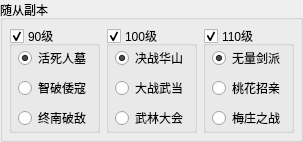
                  <widget class="QGroupBox" name="groupBox_16">
                   <property name="geometry">
                    <rect>
                     <x>349</x>
                     <y>2</y>
                     <width>291</width>
                     <height>131</height>
                    </rect>
                   </property>
                   <property name="title">
                    <string>随从副本</string>
                   </property>
                   <layout class="QHBoxLayout" name="horizontalLayout_4">
                    <property name="spacing">
                     <number>6</number>
                    </property>
                    <property name="leftMargin">
                     <number>6</number>
                    </property>
                    <property name="topMargin">
                     <number>6</number>
                    </property>
                    <property name="rightMargin">
                     <number>6</number>
                    </property>
                    <property name="bottomMargin">
                     <number>6</number>
                    </property>
                    <item>
                     <widget class="QGroupBox" name="groupBox_fuben_bb90">
                      <property name="title">
                       <string>90级</string>
                      </property>
                      <property name="checkable">
                       <bool>true</bool>
                      </property>
                      <layout class="QVBoxLayout" name="verticalLayout">
                       <property name="leftMargin">
                        <number>6</number>
                       </property>
                       <property name="topMargin">
                        <number>0</number>
                       </property>
                       <property name="rightMargin">
                        <number>6</number>
                       </property>
                       <property name="bottomMargin">
                        <number>0</number>
                       </property>
                       <item>
                        <widget class="QRadioButton" name="radio_bb_fuben_hsrm">
                         <property name="text">
                          <string>活死人墓</string>
                         </property>
                         <property name="checked">
                          <bool>true</bool>
                         </property>
                        </widget>
                       </item>
                       <item>
                        <widget class="QRadioButton" name="radio_bb_fuben_zpwk">
                         <property name="text">
                          <string>智破倭寇</string>
                         </property>
                        </widget>
                       </item>
                       <item>
                        <widget class="QRadioButton" name="radio_bb_fuben_znpd">
                         <property name="text">
                          <string>终南破敌</string>
                         </property>
                        </widget>
                       </item>
                      </layout>
                     </widget>
                    </item>
                    <item>
                     <widget class="QGroupBox" name="groupBox_fuben_bb100">
                      <property name="title">
                       <string>100级</string>
                      </property>
                      <property name="checkable">
                       <bool>true</bool>
                      </property>
                      <layout class="QVBoxLayout" name="verticalLayout_7">
                       <property name="leftMargin">
                        <number>6</number>
                       </property>
                       <property name="topMargin">
                        <number>0</number>
                       </property>
                       <property name="rightMargin">
                        <number>6</number>
                       </property>
                       <property name="bottomMargin">
                        <number>0</number>
                       </property>
                       <item>
                        <widget class="QRadioButton" name="radio_bb_fuben_jzhs">
                         <property name="text">
                          <string>决战华山</string>
                         </property>
                         <property name="checked">
                          <bool>true</bool>
                         </property>
                        </widget>
                       </item>
                       <item>
                        <widget class="QRadioButton" name="radio_bb_fuben_dzwd">
                         <property name="text">
                          <string>大战武当</string>
                         </property>
                        </widget>
                       </item>
                       <item>
                        <widget class="QRadioButton" name="radio_bb_fuben_wldh">
                         <property name="text">
                          <string>武林大会</string>
                         </property>
                        </widget>
                       </item>
                      </layout>
                     </widget>
                    </item>
                    <item>
                     <widget class="QGroupBox" name="groupBox_fuben_bb110">
                      <property name="title">
                       <string>110级</string>
                      </property>
                      <property name="checkable">
                       <bool>true</bool>
                      </property>
                      <layout class="QVBoxLayout" name="verticalLayout_12">
                       <property name="leftMargin">
                        <number>6</number>
                       </property>
                       <property name="topMargin">
                        <number>0</number>
                       </property>
                       <property name="rightMargin">
                        <number>6</number>
                       </property>
                       <property name="bottomMargin">
                        <number>0</number>
                       </property>
                       <item>
                        <widget class="QRadioButton" name="radio_bb_fuben_wljp">
                         <property name="text">
                          <string>无量剑派</string>
                         </property>
                         <property name="checked">
                          <bool>true</bool>
                         </property>
                        </widget>
                       </item>
                       <item>
                        <widget class="QRadioButton" name="radio_bb_fuben_thzq">
                         <property name="text">
                          <string>桃花招亲</string>
                         </property>
                        </widget>
                       </item>
                       <item>
                        <widget class="QRadioButton" name="radio_bb_fuben_mzzz">
                         <property name="text">
                          <string>梅庄之战</string>
                         </property>
                        </widget>
                       </item>
                      </layout>
                     </widget>
                    </item>
                   </layout>
                  </widget>
